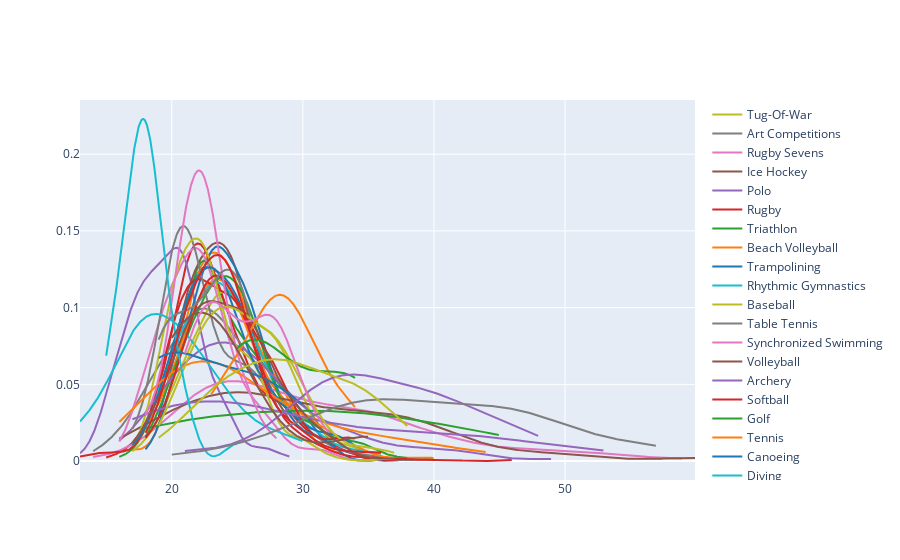

The code cell stored with this chart in its notebook:
### Code cell
fig.show()

### Figure 1 — Plotly figure (JSON) as saved in the notebook; plotly's stock layout.template omitted (floating-point values rounded to 4 significant figures; data arrays with more than 128 entries replaced by an {"elided": "..."} marker saying what was removed)
{"data": [{"legendgroup": "Basketball", "marker": {"color": "rgb(31, 119, 180)"}, "mode": "lines", "name": "Basketball", "showlegend": true, "type": "scatter", "x": {"elided": "500 float values"}, "xaxis": "x", "y": {"elided": "500 float values"}, "yaxis": "y"}, {"legendgroup": "Judo", "marker": {"color": "rgb(255, 127, 14)"}, "mode": "lines", "name": "Judo", "showlegend": true, "type": "scatter", "x": {"elided": "500 float values"}, "xaxis": "x", "y": {"elided": "500 float values"}, "yaxis": "y"}, {"legendgroup": "Football", "marker": {"color": "rgb(44, 160, 44)"}, "mode": "lines", "name": "Football", "showlegend": true, "type": "scatter", "x": {"elided": "500 float values"}, "xaxis": "x", "y": {"elided": "500 float values"}, "yaxis": "y"}, {"legendgroup": "Athletics", "marker": {"color": "rgb(214, 39, 40)"}, "mode": "lines", "name": "Athletics", "showlegend": true, "type": "scatter", "x": {"elided": "500 float values"}, "xaxis": "x", "y": {"elided": "500 float values"}, "yaxis": "y"}, {"legendgroup": "Swimming", "marker": {"color": "rgb(148, 103, 189)"}, "mode": "lines", "name": "Swimming", "showlegend": true, "type": "scatter", "x": {"elided": "500 float values"}, "xaxis": "x", "y": {"elided": "500 float values"}, "yaxis": "y"}, {"legendgroup": "Badminton", "marker": {"color": "rgb(140, 86, 75)"}, "mode": "lines", "name": "Badminton", "showlegend": true, "type": "scatter", "x": {"elided": "500 float values"}, "xaxis": "x", "y": {"elided": "500 float values"}, "yaxis": "y"}, {"legendgroup": "Sailing", "marker": {"color": "rgb(227, 119, 194)"}, "mode": "lines", "name": "Sailing", "showlegend": true, "type": "scatter", "x": {"elided": "500 float values"}, "xaxis": "x", "y": {"elided": "500 float values"}, "yaxis": "y"}, {"legendgroup": "Gymnastics", "marker": {"color": "rgb(127, 127, 127)"}, "mode": "lines", "name": "Gymnastics", "showlegend": true, "type": "scatter", "x": {"elided": "500 float values"}, "xaxis": "x", "y": {"elided": "500 float values"}, "yaxis": "y"}, {"legendgroup": "Handball", "marker": {"color": "rgb(188, 189, 34)"}, "mode": "lines", "name": "Handball", "showlegend": true, "type": "scatter", "x": {"elided": "500 float values"}, "xaxis": "x", "y": {"elided": "500 float values"}, "yaxis": "y"}, {"legendgroup": "Weightlifting", "marker": {"color": "rgb(23, 190, 207)"}, "mode": "lines", "name": "Weightlifting", "showlegend": true, "type": "scatter", "x": {"elided": "500 float values"}, "xaxis": "x", "y": {"elided": "500 float values"}, "yaxis": "y"}, {"legendgroup": "Wrestling", "marker": {"color": "rgb(31, 119, 180)"}, "mode": "lines", "name": "Wrestling", "showlegend": true, "type": "scatter", "x": {"elided": "500 float values"}, "xaxis": "x", "y": {"elided": "500 float values"}, "yaxis": "y"}, {"legendgroup": "Water Polo", "marker": {"color": "rgb(255, 127, 14)"}, "mode": "lines", "name": "Water Polo", "showlegend": true, "type": "scatter", "x": {"elided": "500 float values"}, "xaxis": "x", "y": {"elided": "500 float values"}, "yaxis": "y"}, {"legendgroup": "Hockey", "marker": {"color": "rgb(44, 160, 44)"}, "mode": "lines", "name": "Hockey", "showlegend": true, "type": "scatter", "x": {"elided": "500 float values"}, "xaxis": "x", "y": {"elided": "500 float values"}, "yaxis": "y"}, {"legendgroup": "Rowing", "marker": {"color": "rgb(214, 39, 40)"}, "mode": "lines", "name": "Rowing", "showlegend": true, "type": "scatter", "x": {"elided": "500 float values"}, "xaxis": "x", "y": {"elided": "500 float values"}, "yaxis": "y"}, {"legendgroup": "Fencing", "marker": {"color": "rgb(148, 103, 189)"}, "mode": "lines", "name": "Fencing", "showlegend": true, "type": "scatter", "x": {"elided": "500 float values"}, "xaxis": "x", "y": {"elided": "500 float values"}, "yaxis": "y"}, {"legendgroup": "Shooting", "marker": {"color": "rgb(140, 86, 75)"}, "mode": "lines", "name": "Shooting", "showlegend": true, "type": "scatter", "x": {"elided": "500 float values"}, "xaxis": "x", "y": {"elided": "500 float values"}, "yaxis": "y"}, {"legendgroup": "Boxing", "marker": {"color": "rgb(227, 119, 194)"}, "mode": "lines", "name": "Boxing", "showlegend": true, "type": "scatter", "x": {"elided": "500 float values"}, "xaxis": "x", "y": {"elided": "500 float values"}, "yaxis": "y"}, {"legendgroup": "Taekwondo", "marker": {"color": "rgb(127, 127, 127)"}, "mode": "lines", "name": "Taekwondo", "showlegend": true, "type": "scatter", "x": {"elided": "500 float values"}, "xaxis": "x", "y": {"elided": "500 float values"}, "yaxis": "y"}, {"legendgroup": "Cycling", "marker": {"color": "rgb(188, 189, 34)"}, "mode": "lines", "name": "Cycling", "showlegend": true, "type": "scatter", "x": {"elided": "500 float values"}, "xaxis": "x", "y": {"elided": "500 float values"}, "yaxis": "y"}, {"legendgroup": "Diving", "marker": {"color": "rgb(23, 190, 207)"}, "mode": "lines", "name": "Diving", "showlegend": true, "type": "scatter", "x": {"elided": "500 float values"}, "xaxis": "x", "y": {"elided": "500 float values"}, "yaxis": "y"}, {"legendgroup": "Canoeing", "marker": {"color": "rgb(31, 119, 180)"}, "mode": "lines", "name": "Canoeing", "showlegend": true, "type": "scatter", "x": {"elided": "500 float values"}, "xaxis": "x", "y": {"elided": "500 float values"}, "yaxis": "y"}, {"legendgroup": "Tennis", "marker": {"color": "rgb(255, 127, 14)"}, "mode": "lines", "name": "Tennis", "showlegend": true, "type": "scatter", "x": {"elided": "500 float values"}, "xaxis": "x", "y": {"elided": "500 float values"}, "yaxis": "y"}, {"legendgroup": "Golf", "marker": {"color": "rgb(44, 160, 44)"}, "mode": "lines", "name": "Golf", "showlegend": true, "type": "scatter", "x": {"elided": "500 float values"}, "xaxis": "x", "y": {"elided": "500 float values"}, "yaxis": "y"}, {"legendgroup": "Softball", "marker": {"color": "rgb(214, 39, 40)"}, "mode": "lines", "name": "Softball", "showlegend": true, "type": "scatter", "x": {"elided": "500 float values"}, "xaxis": "x", "y": {"elided": "500 float values"}, "yaxis": "y"}, {"legendgroup": "Archery", "marker": {"color": "rgb(148, 103, 189)"}, "mode": "lines", "name": "Archery", "showlegend": true, "type": "scatter", "x": {"elided": "500 float values"}, "xaxis": "x", "y": {"elided": "500 float values"}, "yaxis": "y"}, {"legendgroup": "Volleyball", "marker": {"color": "rgb(140, 86, 75)"}, "mode": "lines", "name": "Volleyball", "showlegend": true, "type": "scatter", "x": {"elided": "500 float values"}, "xaxis": "x", "y": {"elided": "500 float values"}, "yaxis": "y"}, {"legendgroup": "Synchronized Swimming", "marker": {"color": "rgb(227, 119, 194)"}, "mode": "lines", "name": "Synchronized Swimming", "showlegend": true, "type": "scatter", "x": {"elided": "500 float values"}, "xaxis": "x", "y": {"elided": "500 float values"}, "yaxis": "y"}, {"legendgroup": "Table Tennis", "marker": {"color": "rgb(127, 127, 127)"}, "mode": "lines", "name": "Table Tennis", "showlegend": true, "type": "scatter", "x": {"elided": "500 float values"}, "xaxis": "x", "y": {"elided": "500 float values"}, "yaxis": "y"}, {"legendgroup": "Baseball", "marker": {"color": "rgb(188, 189, 34)"}, "mode": "lines", "name": "Baseball", "showlegend": true, "type": "scatter", "x": {"elided": "500 float values"}, "xaxis": "x", "y": {"elided": "500 float values"}, "yaxis": "y"}, {"legendgroup": "Rhythmic Gymnastics", "marker": {"color": "rgb(23, 190, 207)"}, "mode": "lines", "name": "Rhythmic Gymnastics", "showlegend": true, "type": "scatter", "x": {"elided": "500 float values"}, "xaxis": "x", "y": {"elided": "500 float values"}, "yaxis": "y"}, {"legendgroup": "Trampolining", "marker": {"color": "rgb(31, 119, 180)"}, "mode": "lines", "name": "Trampolining", "showlegend": true, "type": "scatter", "x": {"elided": "500 float values"}, "xaxis": "x", "y": {"elided": "500 float values"}, "yaxis": "y"}, {"legendgroup": "Beach Volleyball", "marker": {"color": "rgb(255, 127, 14)"}, "mode": "lines", "name": "Beach Volleyball", "showlegend": true, "type": "scatter", "x": {"elided": "500 float values"}, "xaxis": "x", "y": {"elided": "500 float values"}, "yaxis": "y"}, {"legendgroup": "Triathlon", "marker": {"color": "rgb(44, 160, 44)"}, "mode": "lines", "name": "Triathlon", "showlegend": true, "type": "scatter", "x": {"elided": "500 float values"}, "xaxis": "x", "y": {"elided": "500 float values"}, "yaxis": "y"}, {"legendgroup": "Rugby", "marker": {"color": "rgb(214, 39, 40)"}, "mode": "lines", "name": "Rugby", "showlegend": true, "type": "scatter", "x": {"elided": "500 float values"}, "xaxis": "x", "y": {"elided": "500 float values"}, "yaxis": "y"}, {"legendgroup": "Polo", "marker": {"color": "rgb(148, 103, 189)"}, "mode": "lines", "name": "Polo", "showlegend": true, "type": "scatter", "x": {"elided": "500 float values"}, "xaxis": "x", "y": {"elided": "500 float values"}, "yaxis": "y"}, {"legendgroup": "Ice Hockey", "marker": {"color": "rgb(140, 86, 75)"}, "mode": "lines", "name": "Ice Hockey", "showlegend": true, "type": "scatter", "x": {"elided": "500 float values"}, "xaxis": "x", "y": {"elided": "500 float values"}, "yaxis": "y"}, {"legendgroup": "Rugby Sevens", "marker": {"color": "rgb(227, 119, 194)"}, "mode": "lines", "name": "Rugby Sevens", "showlegend": true, "type": "scatter", "x": {"elided": "500 float values"}, "xaxis": "x", "y": {"elided": "500 float values"}, "yaxis": "y"}, {"legendgroup": "Art Competitions", "marker": {"color": "rgb(127, 127, 127)"}, "mode": "lines", "name": "Art Competitions", "showlegend": true, "type": "scatter", "x": {"elided": "500 float values"}, "xaxis": "x", "y": {"elided": "500 float values"}, "yaxis": "y"}, {"legendgroup": "Tug-Of-War", "marker": {"color": "rgb(188, 189, 34)"}, "mode": "lines", "name": "Tug-Of-War", "showlegend": true, "type": "scatter", "x": {"elided": "500 float values"}, "xaxis": "x", "y": {"elided": "500 float values"}, "yaxis": "y"}], "layout": {"barmode": "overlay", "hovermode": "closest", "legend": {"traceorder": "reversed"}, "xaxis": {"anchor": "y2", "domain": [0, 1], "zeroline": false}, "yaxis": {"anchor": "free", "domain": [0, 1], "position": 0}}}
